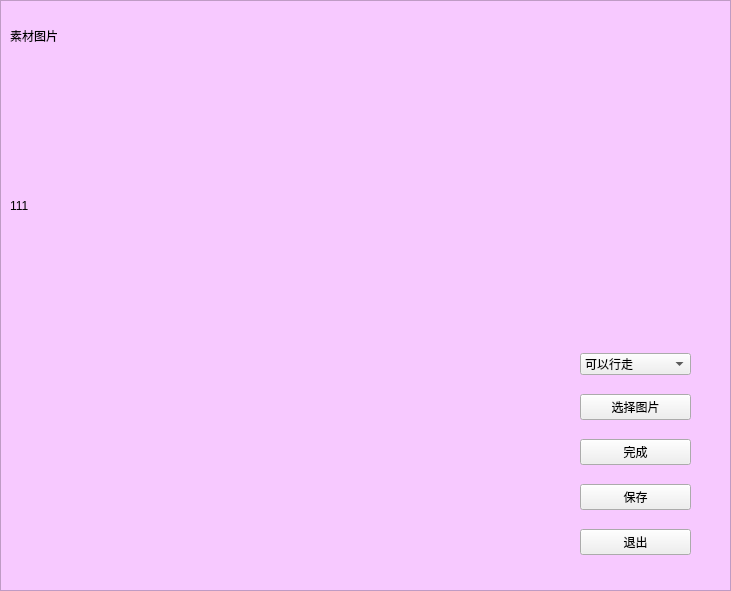
<?xml version="1.0" encoding="UTF-8"?>
<ui version="4.0">
 <class>material_edit</class>
 <widget class="QWidget" name="material_edit">
  <property name="geometry">
   <rect>
    <x>0</x>
    <y>0</y>
    <width>731</width>
    <height>591</height>
   </rect>
  </property>
  <property name="windowTitle">
   <string>Form</string>
  </property>
  <widget class="QFrame" name="frame">
   <property name="geometry">
    <rect>
     <x>0</x>
     <y>0</y>
     <width>731</width>
     <height>591</height>
    </rect>
   </property>
   <property name="styleSheet">
    <string notr="true">#frame{background-color:rgb(247, 201, 255);}</string>
   </property>
   <property name="frameShape">
    <enum>QFrame::StyledPanel</enum>
   </property>
   <property name="frameShadow">
    <enum>QFrame::Raised</enum>
   </property>
   <widget class="QWidget" name="verticalLayoutWidget">
    <property name="geometry">
     <rect>
      <x>580</x>
      <y>340</y>
      <width>111</width>
      <height>231</height>
     </rect>
    </property>
    <layout class="QVBoxLayout" name="verticalLayout">
     <item>
      <widget class="QComboBox" name="comboBox">
       <item>
        <property name="text">
         <string>可以行走</string>
        </property>
       </item>
       <item>
        <property name="text">
         <string>事件触发地</string>
        </property>
       </item>
       <item>
        <property name="text">
         <string>不可以行走</string>
        </property>
       </item>
      </widget>
     </item>
     <item>
      <widget class="QPushButton" name="pushButton_4">
       <property name="text">
        <string>选择图片</string>
       </property>
      </widget>
     </item>
     <item>
      <widget class="QPushButton" name="pushButton_3">
       <property name="text">
        <string>完成</string>
       </property>
      </widget>
     </item>
     <item>
      <widget class="QPushButton" name="pushButton">
       <property name="text">
        <string>保存</string>
       </property>
      </widget>
     </item>
     <item>
      <widget class="QPushButton" name="pushButton_2">
       <property name="text">
        <string>退出</string>
       </property>
      </widget>
     </item>
    </layout>
   </widget>
   <widget class="QLabel" name="label">
    <property name="geometry">
     <rect>
      <x>10</x>
      <y>20</y>
      <width>91</width>
      <height>31</height>
     </rect>
    </property>
    <property name="text">
     <string>素材图片</string>
    </property>
   </widget>
   <widget class="QLabel" name="label_pic">
    <property name="geometry">
     <rect>
      <x>10</x>
      <y>40</y>
      <width>391</width>
      <height>331</height>
     </rect>
    </property>
    <property name="text">
     <string>111</string>
    </property>
   </widget>
  </widget>
 </widget>
 <resources/>
 <connections/>
</ui>
